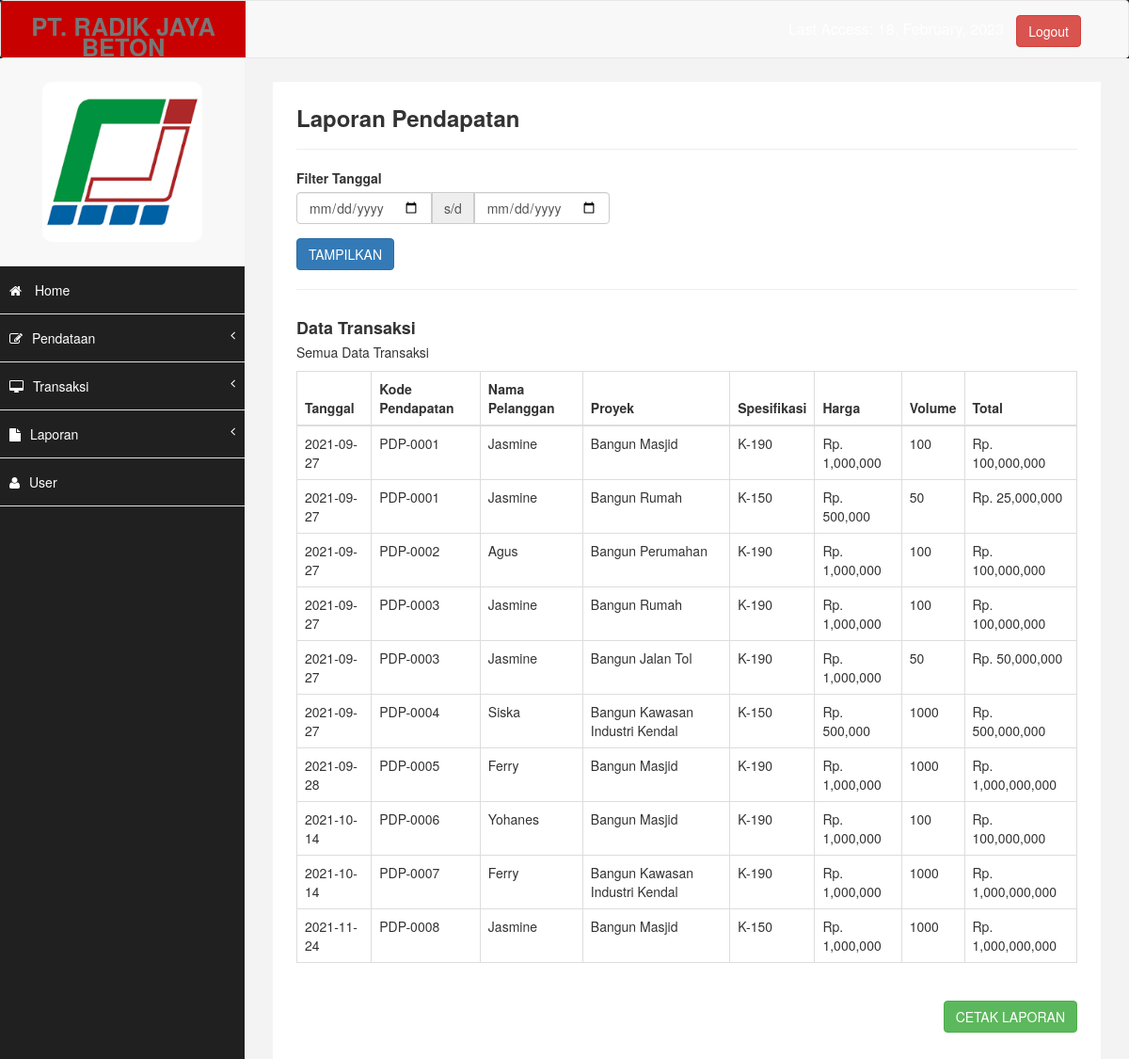
Screenshot of /admin/index.php?halaman=laporan_pendapatan (signed in) with the database file from the repository.
### tables this page shows
CREATE TABLE `pendapatan` (
  `no_pendapatan` int(11) NOT NULL,
  `tanggal` date NOT NULL,
  `kd_pendapatan` varchar(200) NOT NULL,
  `kd_pelanggan` varchar(256) NOT NULL,
  `nama_pelanggan` varchar(200) NOT NULL,
  `proyek` varchar(250) NOT NULL,
  `kd_barang` varchar(256) NOT NULL,
  `spesifikasi` varchar(15) NOT NULL,
  `harga` int(11) NOT NULL,
  `volume` int(5) NOT NULL,
  `total` int(20) NOT NULL
);

### admin/laporan_pendapatan.php (the view, shortened to what this page needs)
<!DOCTYPE html>
<html lang="en">
<head>
  <link href="css/bootstrap.min.css" rel="stylesheet">
  <link href="libraries/bootstrap-datepicker/css/bootstrap-datepicker.min.css" rel="stylesheet">
</head>
<body>
  <div style="padding: 15px;">
    <h3 style="margin-top: 0;"><b>Laporan Pendapatan</b></h3>
    <hr />
    <form method="post" action="">
      <div class="row">
        <div class="col-sm-6 col-md-4">
          <div class="form-group">
            <label>Filter Tanggal</label>
            <div class="input-group">
              <input type="date" name="tgl_awal" value="<?= @$_POST['tgl_awal'] ?>" class="form-control tgl_awal" placeholder="Tanggal Awal">
              <span class="input-group-addon">s/d</span>
              <input type="date" name="tgl_akhir" value="<?= @$_POST['tgl_akhir'] ?>" class="form-control tgl_akhir" placeholder="Tanggal Akhir">
            </div>
          </div>
        </div>
      </div>
      <button type="submit" name="filter" value="true" class="btn btn-primary">TAMPILKAN</button>
    </form>
    <?php
  include "koneksi.php";
  $tgl_awal = @$_POST['tgl_awal'];
  $tgl_akhir = @$_POST['tgl_akhir'];
  if (empty($tgl_awal) or empty($tgl_akhir)) {
    $query = "SELECT * FROM Pendapatan";
    $url_cetak = "cetakPendapatan.php";
    $label = "Semua Data Transaksi";
  }
    ?>
    <hr />
    <h4 style="margin-bottom: 5px;"><b>Data Transaksi</b></h4>
    <?php echo $label ?><br />
    <div class="table-responsive" style="margin-top: 10px;">
      <table class="table table-bordered">
        <thead>
          <tr>
            <th>Tanggal</th>
            <th>Kode Pendapatan</th>
            <th>Nama Pelanggan</th>
            <th>Proyek</th>
            <th>Spesifikasi</th>
            <th>Harga</th>
            <th>Volume</th>
            <th>Total</th>
          </tr>
        </thead>
        <tbody>
          <?php
          $sql = mysqli_query($koneksi, $query);
          $row = mysqli_num_rows($sql);
          if ($row > 0) {
            while ($data = mysqli_fetch_array($sql)) {
              echo "<tr>";
              echo "<td>" . $data['tanggal'] . "</td>";
              echo "<td>" . $data['kd_pendapatan'] . "</td>";
              echo "<td>" . $data['nama_pelanggan'] . "</td>";
              echo "<td>" . $data['proyek'] . "</td>";
              echo "<td>" . $data['spesifikasi'] . "</td>";
              echo "<td>" . "Rp.  " . number_format($data['harga']) . "</td>";
              echo "<td>" . $data['volume'] . "</td>";
              echo "<td>" . "Rp.  " . number_format($data['total']) . "</td>";
              echo "</tr>";
            }
          } else {
            echo "<tr><td colspan='5'>Tidak Ada Transaksi</td></tr>";
          }
          ?>
        </tbody>
      </table>
    </div>
        <br>
    <a style="margin-bottom:10px" href="<?php echo $url_cetak ?>" target="_blank" class="btn btn-success pull-right">CETAK LAPORAN</a>
  </div>
</body>
</html>

### admin/assets/css/custom.css (style rules this page uses)
body { font-family: 'Open Sans', sans-serif; }
h4 { padding-top:10px; }

### rows the page displays
pendapatan: tanggal "2021-09-27", kd_pendapatan "PDP-0001", nama_pelanggan "Jasmine", proyek "Bangun Masjid", spesifikasi "K-190", harga "1,000,000", volume "100", total "100,000,000"
pendapatan: tanggal "2021-09-27", kd_pendapatan "PDP-0001", nama_pelanggan "Jasmine", proyek "Bangun Rumah", spesifikasi "K-150", harga "500,000", volume "50", total "25,000,000"
pendapatan: tanggal "2021-09-27", kd_pendapatan "PDP-0002", nama_pelanggan "Agus", proyek "Bangun Perumahan", spesifikasi "K-190", harga "1,000,000", volume "100", total "100,000,000"
pendapatan: tanggal "2021-09-27", kd_pendapatan "PDP-0003", nama_pelanggan "Jasmine", proyek "Bangun Rumah", spesifikasi "K-190", harga "1,000,000", volume "100", total "100,000,000"
pendapatan: tanggal "2021-09-27", kd_pendapatan "PDP-0003", nama_pelanggan "Jasmine", proyek "Bangun Jalan Tol", spesifikasi "K-190", harga "1,000,000", volume "50", total "50,000,000"
pendapatan: tanggal "2021-09-27", kd_pendapatan "PDP-0004", nama_pelanggan "Siska", proyek "Bangun Kawasan Industri Kendal", spesifikasi "K-150", harga "500,000", volume "1000", total "500,000,000"
pendapatan: tanggal "2021-09-28", kd_pendapatan "PDP-0005", nama_pelanggan "Ferry", proyek "Bangun Masjid", spesifikasi "K-190", harga "1,000,000", volume "1000", total "1,000,000,000"
pendapatan: tanggal "2021-10-14", kd_pendapatan "PDP-0006", nama_pelanggan "Yohanes", proyek "Bangun Masjid", spesifikasi "K-190", harga "1,000,000", volume "100", total "100,000,000"
pendapatan: tanggal "2021-10-14", kd_pendapatan "PDP-0007", nama_pelanggan "Ferry", proyek "Bangun Kawasan Industri Kendal", spesifikasi "K-190", harga "1,000,000", volume "1000", total "1,000,000,000"
pendapatan: tanggal "2021-11-24", kd_pendapatan "PDP-0008", nama_pelanggan "Jasmine", proyek "Bangun Masjid", spesifikasi "K-150", harga "1,000,000", volume "1000", total "1,000,000,000"

### other values shown
$label "Semua Data Transaksi"
